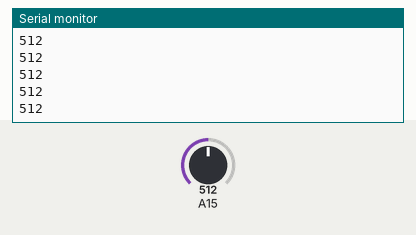
This sketch was run on a simulated Arduino Mega 2560, built with avr-gcc and run on an emulated ATmega2560. On the bench: the last lines printed to the serial monitor. Inputs (shaded band) come from the test bench; at power-on: A15 = 512.

Above: at 1.2 s.
1.3 s: A15 set to 716
At 1.43 s:
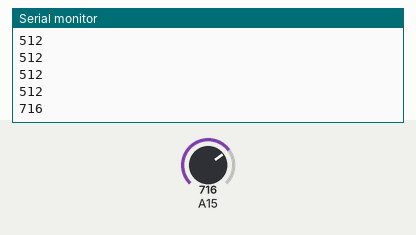
2.8 s: A15 set to 900
At 2.8 s:
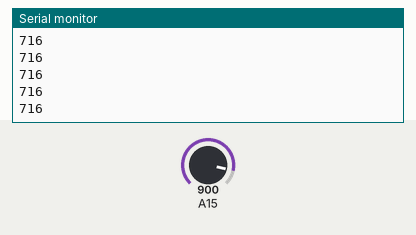
Timing chart, 0 to 5.8 s (numbered marks = the images above; inputs shaded):
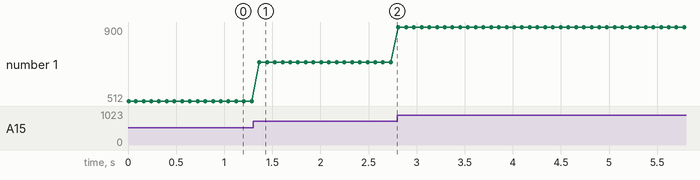

The sketch:

sketch_jun19b.ino
```cpp
//testing a single potentiometer

void setup() {
  Serial.begin(9600);
  Serial.println("setup");
//  pinMode(A15, INPUT);

}

void loop() {
  // put your main code here, to run repeatedly:
  Serial.println(analogRead(A15));
  delay(80);
}
```

Measured:
- after the input at 1.3 s, the serial monitor: prints a new line after 0.07 s (image 1)
- plotted number 1: 512 → 716 after the input at 1.3 s, 716 → 900 after the input at 2.8 s
